Frame 1 (no input): blank canvas, image omitted
Frame 60 (the mouse pressed at the canvas centre just before this capture): blank canvas, image omitted
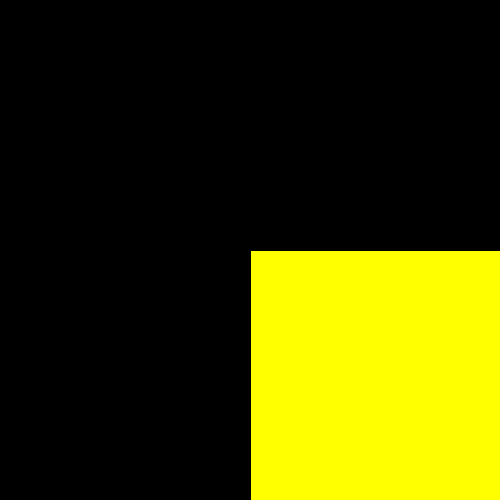
Frame 120 (the mouse held since frame 60 and released just before this capture)

The Processing sketch whose frames 1 and 60 were blank and that drew this single picture after the mouse press (run headless with seeded random() and noise(); from frame 60 on, the mouse is pressed at the canvas centre):

// Processing sketch: CartesianQuadrants
// ── CartesianQuadrants.pde
void setup() {
    size(500, 500);
    background(0);
}

void draw() { 

    println("mouseX = " + mouseX + " | mouseY = " + mouseY);

    // Quadrant I (Red):
    if (mouseX>0 && mouseX<=249 && mouseY>0 && mouseY<=249) {
        fill(255, 0, 0);
        rect(0, 0, 250, 250);

        fill(0);
        rect(0, 250, 250, 250);
        rect(250, 0, 250, 250);
        rect(250, 250, 250, 250);
    } else {
        fill(0);
        rect(0, 0, 250, 250);
    }
    
    // Quadrant II (Blue):
    if (mouseX>=250 && mouseX<=500 && mouseY>=0 && mouseY<=250) {
        fill(0, 0, 255);
        rect(250, 0, 250, 250);

        fill(0);
        rect(0, 0, 250, 250);
        rect(0, 250, 250, 250);
        rect(250, 250, 250, 250);
    } else {
        fill(0);
        rect(250, 0, 250, 250);
    }
    
    // Quadrant III (Green):
    if (mouseX>=0 && mouseX<=250 && mouseY>=250 && mouseY<=500) {
        fill(0, 255, 0);
        rect(0, 250, 250, 250);

        fill(0);
        rect(0, 0, 250, 250);
        rect(250, 0, 250, 250);
        rect(250, 250, 250, 250);
    } else {
        fill(0);
        rect(0, 250, 250, 250);
    }

    // Quadrant IV (Yellow):
    if (mouseX>=250 && mouseX<=500 && mouseY>=250 && mouseY<=500) {
        fill(255, 255, 0);
        rect(250, 250, 250, 250);

        fill(0);
        rect(0, 0, 250, 250);
        rect(0, 250, 250, 250);
        rect(250, 0, 250, 250);
    }
}
